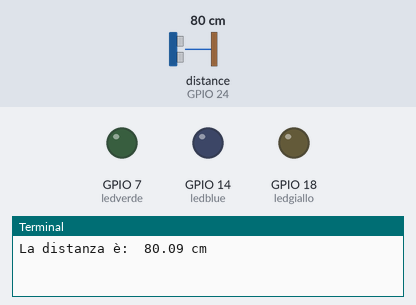
This program was run on a simulated Raspberry Pi (BCM pin numbers). On the bench: output pins drawn as LEDs (lit = HIGH), the last lines printed to the terminal. The inputs (shaded band) are chosen by the test bench; at power-on: distance to the obstacle (sensor on GPIO 24) 80 cm. The echo pulse lasts 58.3 µs per cm; the clock reads 2024-03-15 10:24:30 at power-on unless the program sets it; pins used as bus, display or sensor lines are not drawn.

Above: at 1.2 s.
1.3 s: distance to the obstacle (sensor on GPIO 24) set to 31 cm
2.8 s: distance to the obstacle (sensor on GPIO 24) set to 26 cm
At 3.9 s:
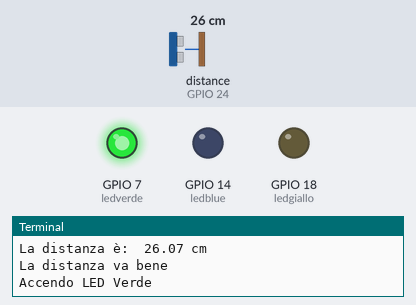
5.0 s: distance to the obstacle (sensor on GPIO 24) set to 2 cm
At 6.7 s:
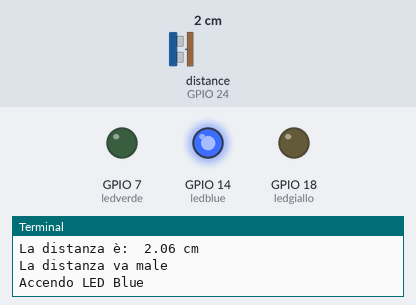
7.0 s: distance to the obstacle (sensor on GPIO 24) set to 35 cm
At 8.5 s:
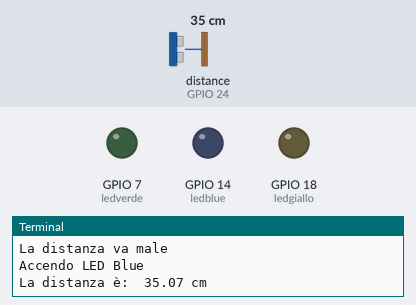
9.0 s: distance to the obstacle (sensor on GPIO 24) set to 4 cm
At 10.2 s:
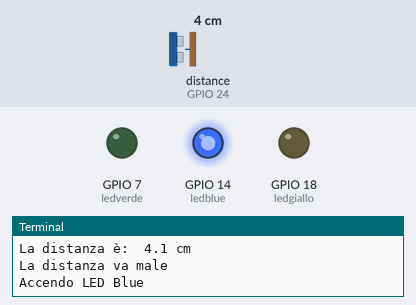
Timing chart, 0 to 12.0 s (numbered marks = the images above; inputs shaded):
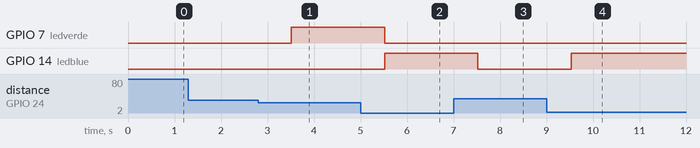

Measured:
- the behaviour switches between 30 and 29 cm on distance to the obstacle (sensor on GPIO 24) (found by bisection; images 0 and 1)
- after the input at 2.8 s, GPIO 7 (ledverde): LOW → HIGH after 0.71 s
- after the input at 5.0 s, GPIO 7 (ledverde): HIGH → LOW after 0.52 s; GPIO 14 (ledblue): LOW → HIGH after 0.52 s
- after the input at 7.0 s, GPIO 14 (ledblue): HIGH → LOW after 0.52 s
- after the input at 9.0 s, GPIO 14 (ledblue): LOW → HIGH after 0.53 s

The program:

tripleledhcsr04bot.py
```python
import RPi.GPIO as GPIO
import telepot
import time
from time import sleep

# Inizializza il sensore HC-SR04
GPIO.setmode(GPIO.BCM)
GPIO.setwarnings(False)

TRIG = 23
ECHO = 24
GPIO.setup(TRIG, GPIO.OUT)
GPIO.setup(ECHO, GPIO.IN)

# Inizializza i pin dei LED
ledblue = 14
ledgiallo = 18
ledverde = 7
GPIO.setup(ledblue, GPIO.OUT)
GPIO.setup(ledgiallo, GPIO.OUT)
GPIO.setup(ledverde, GPIO.OUT)

def misura_distanza():
    # Invia un impulso al sensore
    GPIO.output(TRIG, False)
    time.sleep(0.5)
    GPIO.output(TRIG, True)
    time.sleep(0.00001)
    GPIO.output(TRIG, False)

    # Attendi la risposta del sensore
    while GPIO.input(ECHO) == 0:
          pulse_start = time.time()
    while GPIO.input(ECHO) == 1:
          pulse_end = time.time()

    # Calcola la durata dell'impulso
    pulse_duration = pulse_end - pulse_start

    # Calcola la distanza in cm
    distance = pulse_duration * 17150
    distancecm = round(distance, 2)
    return distancecm

def ledsonloop(distancecm):
    print('La distanza è: ',distancecm,'cm')

    if distancecm >0 and distancecm <=10:
       print('La distanza va male')
       print('Accendo LED Blue')
       GPIO.output(ledblue, True)
       GPIO.output(ledgiallo, False)
       GPIO.output(ledverde, False)

    elif distancecm >10 and distancecm <=20:
         print('La distanza va benino')
         print('Accendo LED Giallo')
         GPIO.output(ledrosso, False)
         GPIO.output(ledgiallo, True)
         GPIO.output(ledverde, False)

    elif distancecm >20 and distancecm <=30:
         print('La distanza va bene')
         print('Accendo LED Verde')
         GPIO.output(ledblue, False)
         GPIO.output(ledgiallo, False)
         GPIO.output(ledverde, True)

    else:
         GPIO.output(ledblue, False)
         GPIO.output(ledgiallo, False)
         GPIO.output(ledverde, False)

def ledsonchat(distancecm, chat_id):
    if distancecm >0 and distancecm <=10:
       bot.sendMessage(chat_id, 'La distanza va male')
       bot.sendMessage(chat_id, 'Accendo LED Blue')

    elif distancecm >10 and distancecm <=20:
         bot.sendMessage(chat_id, 'La distanza va benino')
         bot.sendMessage(chat_id, 'Accendo LED Giallo')

    elif distancecm >20 and distancecm <=30:
         bot.sendMessage(chat_id, 'La distanza va bene')
         bot.sendMessage(chat_id, 'Accendo LED Verde')

# Funzione per gestire i messaggi del bot
def gestisci_messaggio(messaggio):
    chat_id = messaggio['chat']['id']
    testo = messaggio['text']

    if testo == '/start':
       bot.sendMessage(chat_id, 'Benvenuto nel chatbot della distanza')

    elif testo == '/distanza':
         bot.sendMessage(chat_id, 'Distanza : {}cm'.format(distancecm))

# Configurazione del bot Telegram
bot = telepot.Bot('6041146609:AAEDVHZxIVlRE_uYHpUnK4du640WdKre3oo')
bot.message_loop(gestisci_messaggio)

while True:
   distancecm = misura_distanza()
   ledsonloop(distancecm)

   time.sleep(0.5)

GPIO.cleanup()
```
